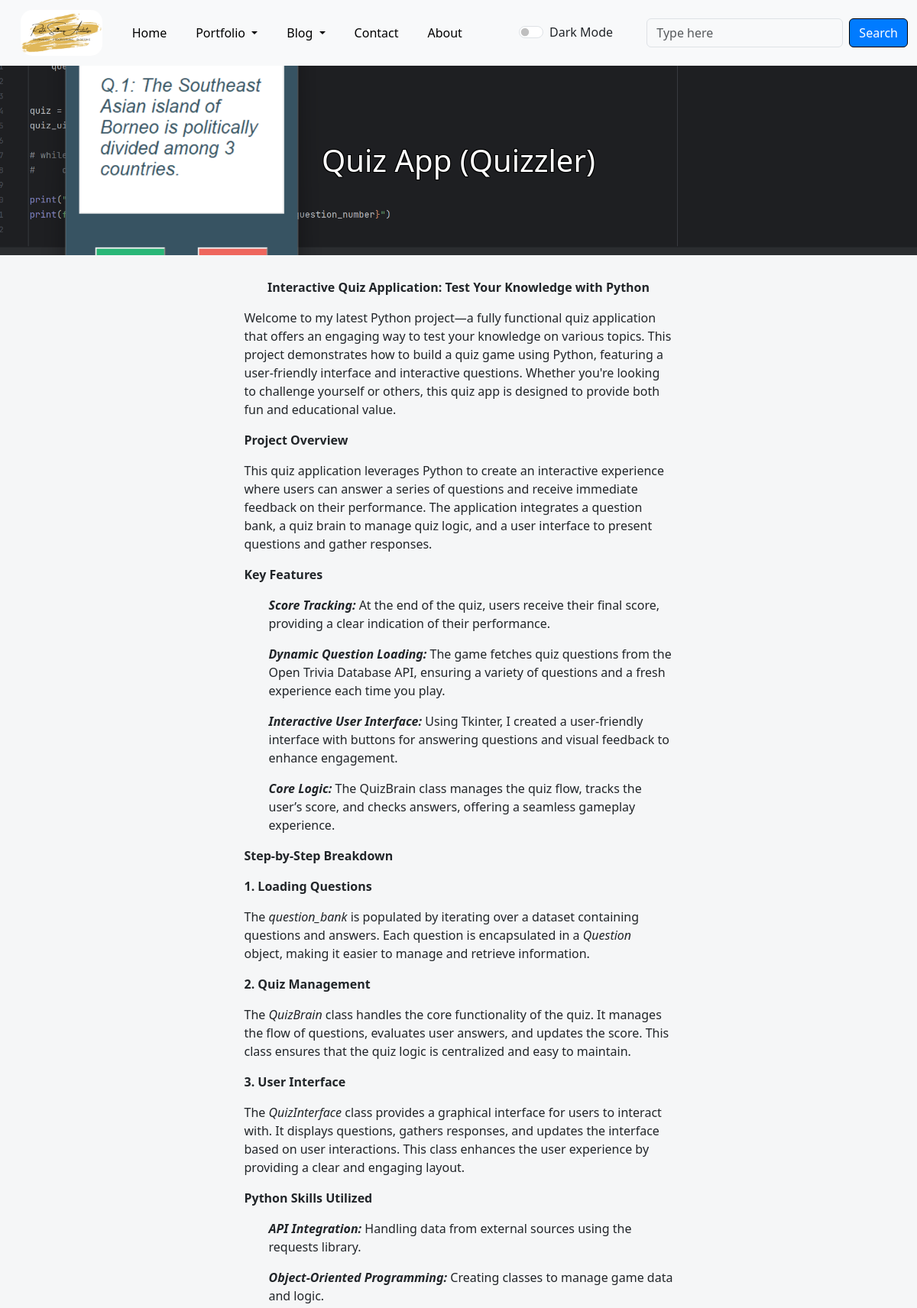
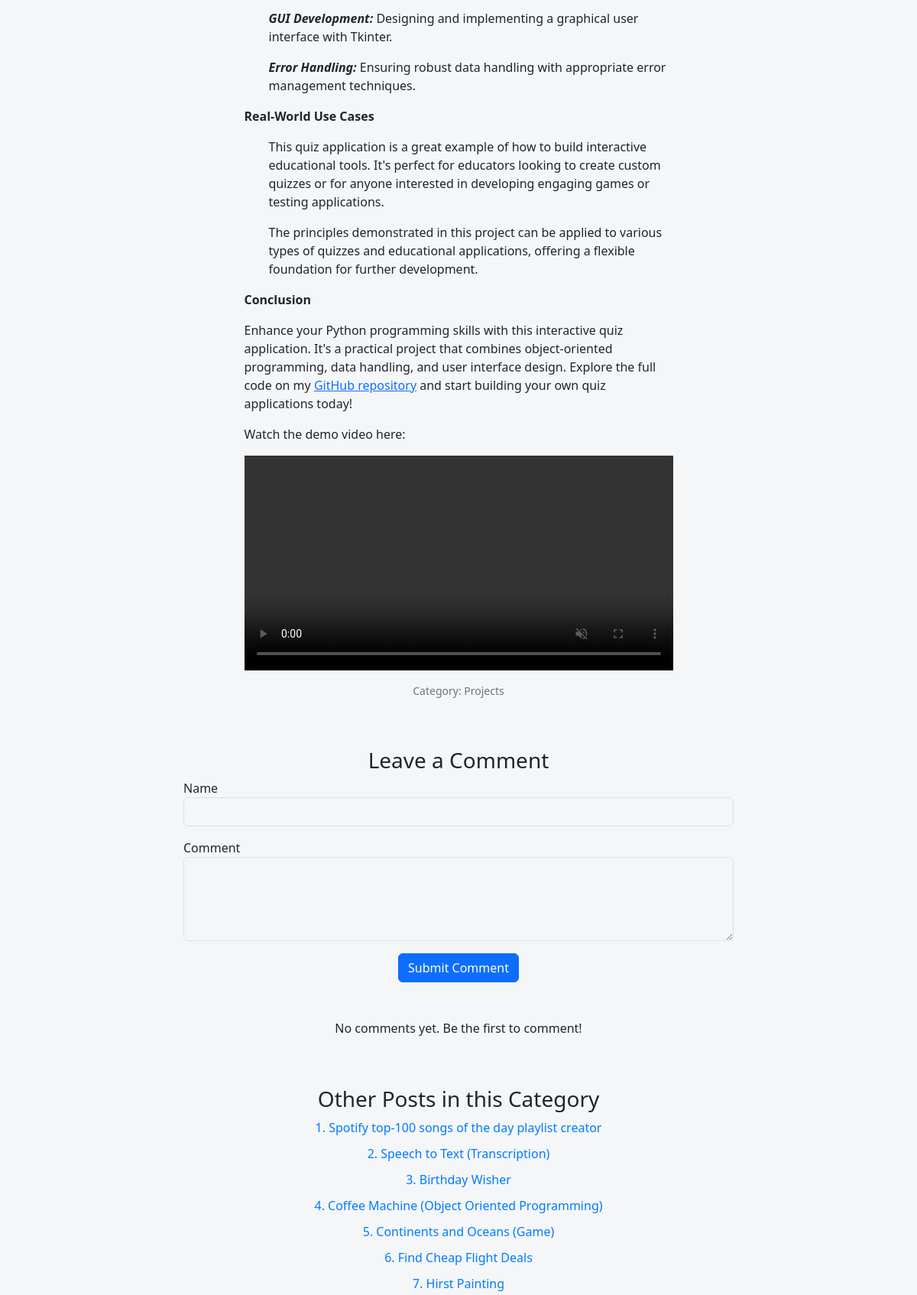
Screenshot of /post/26 (upper part) with the database file from the repository (2 pictures, top to bottom).
### app.py (models this page shows, shortened)
class Post(db.Model):
    id = db.Column(db.Integer, primary_key=True)
    title = db.Column(db.String(100), nullable=False)
    content = db.Column(db.Text, nullable=False)
    image_url = db.Column(db.String(200), nullable=True)
    category = db.Column(db.String(50), nullable=False)

### app.py (the view)
@app.route("/post/<int:index>")
def show_post(index):
    post = Post.query.get(index)
    if post is None:
        return "Post not found", 404
    all_posts = Post.query.filter_by(category=post.category).all()
    comments = Comment.query.filter_by(post_id=index).order_by(Comment.timestamp.desc()).all()
    categories = db.session.query(Post.category).distinct().all()
    category_list = [category[0] for category in categories]
    return render_template("post.html", post=post, all_posts=all_posts, current_category=post.category,
                           categories=category_list, comments=comments)

### templates/post.html (shortened to what this page needs)
{% extends "base.html" %}
{% block content %}
    <header class="masthead" style="background-image: url('{{ post.image_url }}')">
        <div class="container position-relative px-4 px-lg-5">
            <div class="row gx-4 gx-lg-5 justify-content-center">
                <div class="col-md-10 col-lg-8 col-xl-7">
                    <div class="post-heading">
                        <h1>{{ post.title }}</h1>
                    </div>
                </div>
            </div>
        </div>
    </header>
    <article class="mb-4">
        <div class="container px-4 px-lg-5">
            <div class="row gx-4 gx-lg-5 justify-content-center">
                <div class="col-md-10 col-lg-8 col-xl-7">
                    <div>
                        {{ post.content|safe }}
                    </div>
                    <p class="text-muted">Category: {{ post.category }}</p>
                </div>
            </div>
        </div>
    </article>
    <div class="container mt-5">
        <div class="row d-flex justify-content-center">
            <div class="col-md-8">
                <div class="mb-5">
                    <h3>Leave a Comment</h3>
                    <form action="/submit_comment/10" method="POST">
                        <div class="form-group">
                            <label for="name">Name</label>
                            <input type="text" class="form-control" id="name" name="name" required>
                        </div>
                        <div class="form-group mt-3">
                            <label for="comment">Comment</label>
                            <textarea class="form-control" id="comment" name="comment" rows="4" required></textarea>
                        </div>
                        <button type="submit" class="btn btn-primary mt-3">Submit Comment</button>
                    </form>
                </div>
                {% if comments|length == 0 %}
                    <p>No comments yet. Be the first to comment!</p>
                {% endif %}
            </div>
        </div>
    </div>
    <div class="container mt-5">
        <div class="row">
            <div class="col-md-12">
                <h3>Other Posts in this Category</h3>
                <ul class="list-unstyled">
                    {% for p in all_posts %}
                        {% if p.id != post.id %}
                            <li>
                                <a href="{{ url_for('show_post', index=p.id) }}">
                                    {{ loop.index }}. {{ p.title }}
                                </a>
                            </li>
                        {% endif %}
                    {% endfor %}
                </ul>
            </div>
        </div>
    </div>
{% endblock %}

### static/css/styles.css (style rules this page uses)
body { background-color: #f5f6f7; margin: 0; padding: 0; height: auto; }
.d-flex { display: flex; }
.row { margin-left: 0 !important; margin-right: 0 !important; display: flex; justify-content: center; text-align: center; }
.masthead { background-size: cover; background-position: center; color: #fff; padding: 100px 0; text-align: center; margin-bottom: 10px; }
.post-heading h1 { font-size: 2.5rem; margin: 0; color: white; text-shadow: -1px -1px 0 black, 1px -1px 0 black, -1px 1px 0 black, 1px 1px 0 black; }
.paragraph { text-align: left; }
.list-unstyled { padding-left: 0; list-style: none; }
.list-unstyled li { margin-bottom: 10px; }
.list-unstyled a { text-decoration: none; color: #007bff; }
.block-text { margin-top: 20px; text-align: center; }
.responsive-video { width: 100%; height: auto; }
.form-control { color: black !important; background-color: transparent; }
.text-muted { color: black !important; }
.form-group { text-align: left; }
.text-muted { color: #6c757d !important; font-size: 0.875em !important; }

### rows the page displays
Post: image_url (picture), title "Quiz App (Quizzler)", content "Interactive Quiz Application: Test Your Knowledge with Python Welcome to my latest Python project—a fully functional quiz application that offers an engaging way to test your knowledge on various topics. This project demonstrates how to build a quiz game using Python, featuring a user-friendly interface and interactive questions. Whether you're looking to challenge yourself or others, this quiz app is designed to provide both fun and educational value. Project Overview This quiz application leverages Python to create an interactive experience where users can answer a series of questions and receive immediate feedback on their performance. The application integrates a question bank, a quiz…", category "Projects"
Post: title "Spotify top-100 songs of the day playlist creator"
Post: title "Speech to Text (Transcription)"
Post: title "Birthday Wisher"
Post: title "Coffee Machine (Object Oriented Programming)"
Post: title "Continents and Oceans (Game)"
Post: title "Find Cheap Flight Deals"
Post: title "Hirst Painting"
